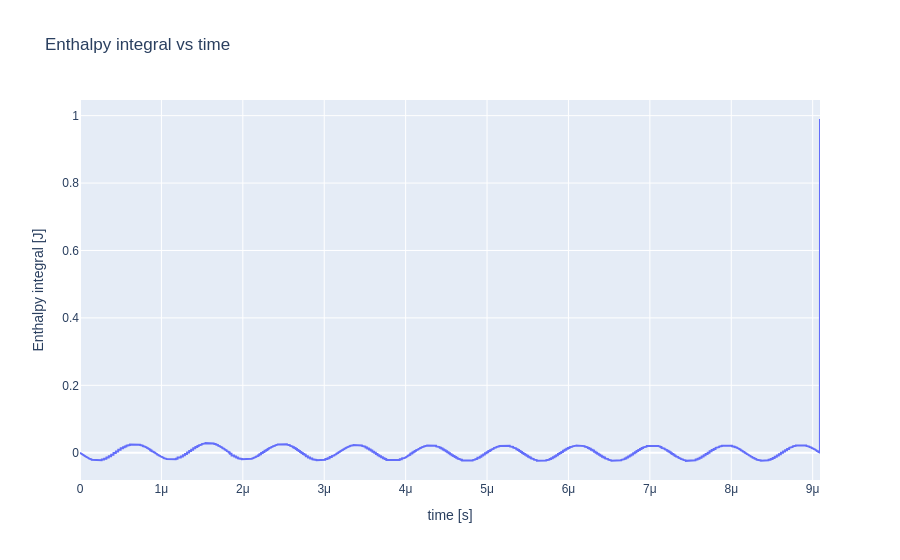

Notebook cell for this chart:
### Code cell
from plotly import graph_objects as go

fig = go.Figure()
fig.add_trace(
    go.Scatter(
        x=BD_obj.time,
        y=BD_obj.enthalpy_integral,
        name="enthalpy integral"
    )
)
fig.update_layout(
    font_family="Arial",
    xaxis=dict(title="time [s]"),
    yaxis=dict(title="Enthalpy integral [J]"),
    title="Enthalpy integral vs time"
)
fig.show()

### Figure 1 — Plotly figure (JSON) as saved in the notebook; plotly's stock layout.template omitted (floating-point values rounded to 4 significant figures; data arrays with more than 128 entries replaced by an {"elided": "..."} marker saying what was removed)
{"data": [{"name": "enthalpy integral", "type": "scatter", "x": {"elided": "9091 float values"}, "y": {"elided": "9091 float values"}}], "layout": {"font": {"family": "Arial"}, "title": {"text": "Enthalpy integral vs time"}, "xaxis": {"title": {"text": "time [s]"}}, "yaxis": {"title": {"text": "Enthalpy integral [J]"}}}}
